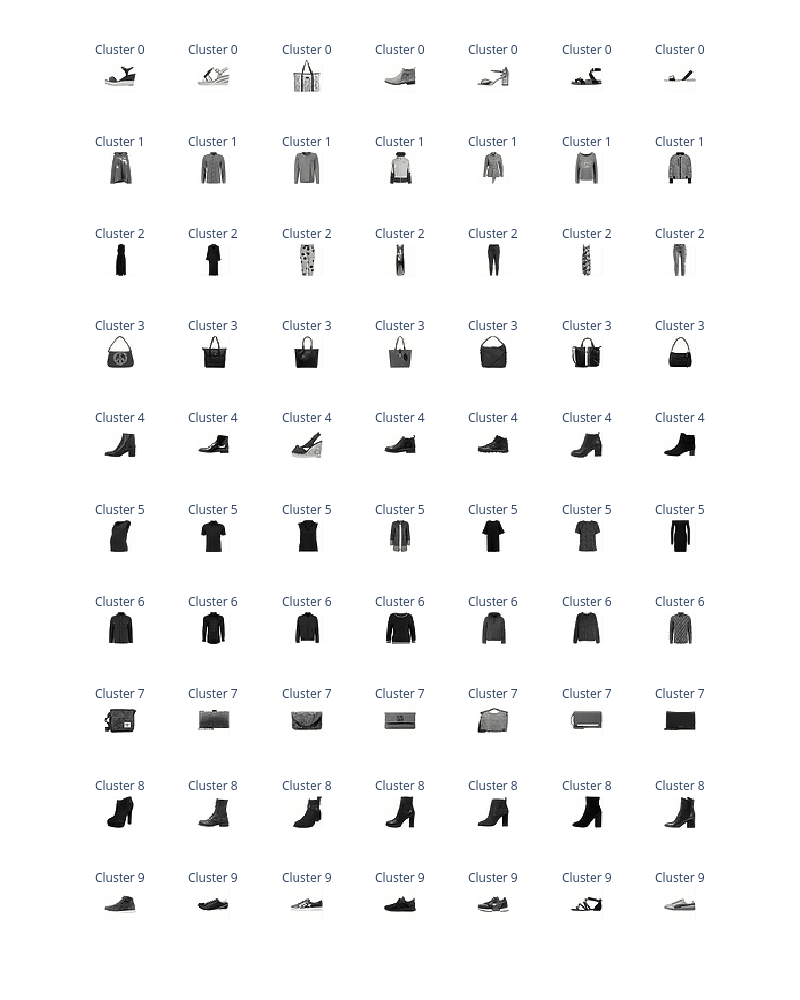

Here is the notebook cell this chart was saved with:
### Markdown cell above
<!-- BEGIN QUESTION -->

### Code cell
# TODO: Plot 7 images from each cluster (use the show_images function, 10 rows, 7 columns)
sampled_clusters = kmeans_df.groupby('cluster').sample(n=7, random_state=SEED)

fig = show_images(
    sampled_clusters['image'].tolist(), 
    max_images=70, 
    ncols=7, 
    labels=[f"Cluster {c}" for c in sampled_clusters['cluster'].tolist()],
    reshape=True
)
fig.update_layout(height=1000, width=800)
fig.show()
